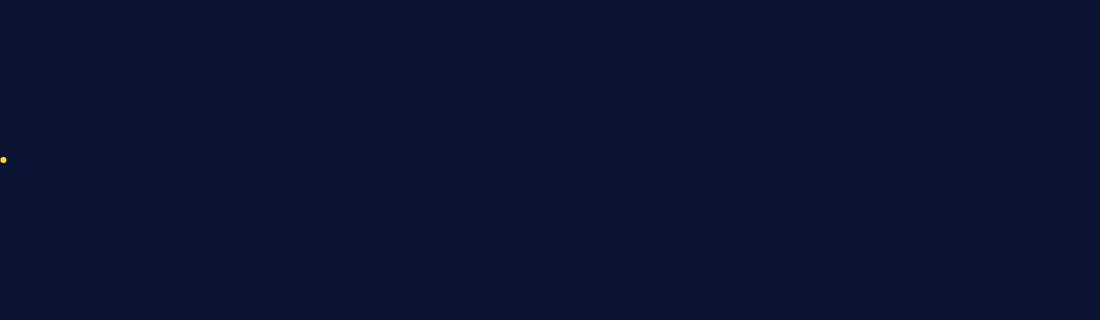
Frame 1 (no input)
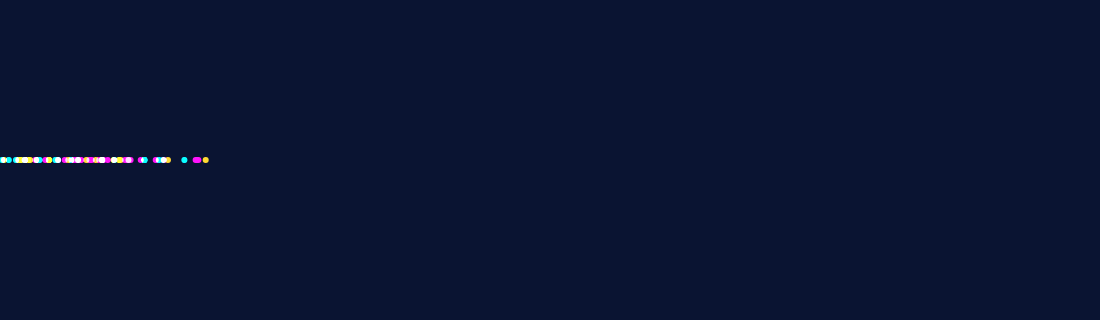
Frame 60 (no input)
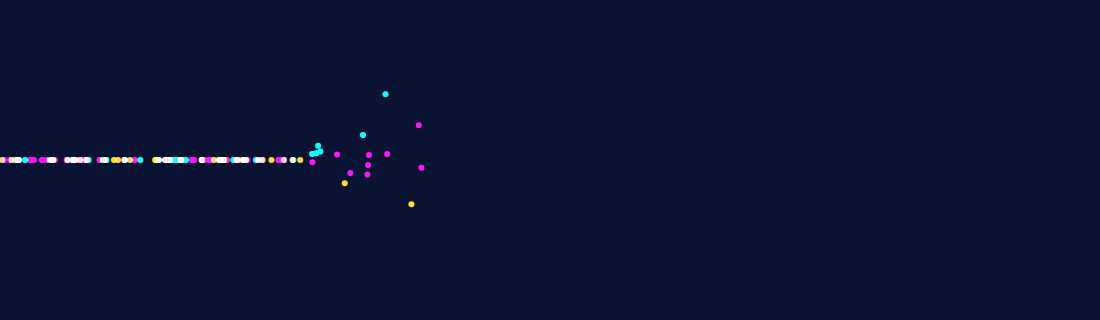
Frame 120 (the mouse pressed at the canvas centre since frame 60)

The p5.js sketch that drew these frames (run headless with seeded random() and noise() and a simulated clock; from frame 60 on, the mouse is pressed at the canvas centre):

// p5.js sketch
// ── sketch.js
let particles = [];
let streamCount = 50;
let expandStart = 300; // Point where divergence begins
let expandEnd = 500;   // Point where streams become straight

function setup() {
  createCanvas(1100, 320);
  textFont('Courier New');
  textSize(18);
}

function draw() {
  background(10, 20, 50);

  // Spawning new data bits
  if (frameCount % 1 == 0) {
    particles.push(new DataBit());
  }

  blendMode(ADD);

  for (let i = particles.length - 1; i >= 0; i--) {
    particles[i].update();
    particles[i].display();
    if (particles[i].finished()) {
      particles.splice(i, 1);
    }
  }

  blendMode(BLEND);
}

class DataBit {
  constructor() {
    this.x = 0;
    this.y = height / 2;
    this.speed = random(2, 4);
    this.val = random([0, 1]);
    this.alpha = 255;

    // Determine the final vertical lane
    this.streamIndex = floor(random(streamCount));
    this.targetY = map(this.streamIndex, 0, streamCount, 40, height - 40);

    // Color based on the target lane
    if (this.targetY < height * 0.35) this.color = color(0, 255, 255);
    else if (this.targetY < height * 0.65) this.color = color(255, 0, 200);
    else this.color = color(255, 200, 0);
  }

  update() {
    this.x += this.speed;

    if (this.x < expandStart) {
      // PHASE 1: Stay in the center "cable"
      this.y = height / 2;
    } 
    else if (this.x >= expandStart && this.x <= expandEnd) {
      // PHASE 2: Expand/Diverge
      let progress = map(this.x, expandStart, expandEnd, 0, 1);
      // Smooth step for a nicer curve
      let smoothProgress = Math.sin((progress * PI) / 2); 
      this.y = lerp(height / 2, this.targetY, smoothProgress);
    } 
    else {
      // PHASE 3: Straight line at target height
      this.y = this.targetY;
    }

    // Fade out at the edge
    if (this.x > width - 100) {
      this.alpha = map(this.x, width - 100, width, 255, 0);
    }
  }

  display() {
    fill(red(this.color), green(this.color), blue(this.color), this.alpha);
    noStroke();

    // Visual logic: Dots during the cable/expansion, Binary during straight lines
    if (this.x < expandEnd - 20) {
      ellipse(this.x, this.y, 6, 6);
    } else {
      text(this.val, this.x, this.y);
    }
  }

  finished() {
    return this.x > width || this.alpha <= 0;
  }
}
